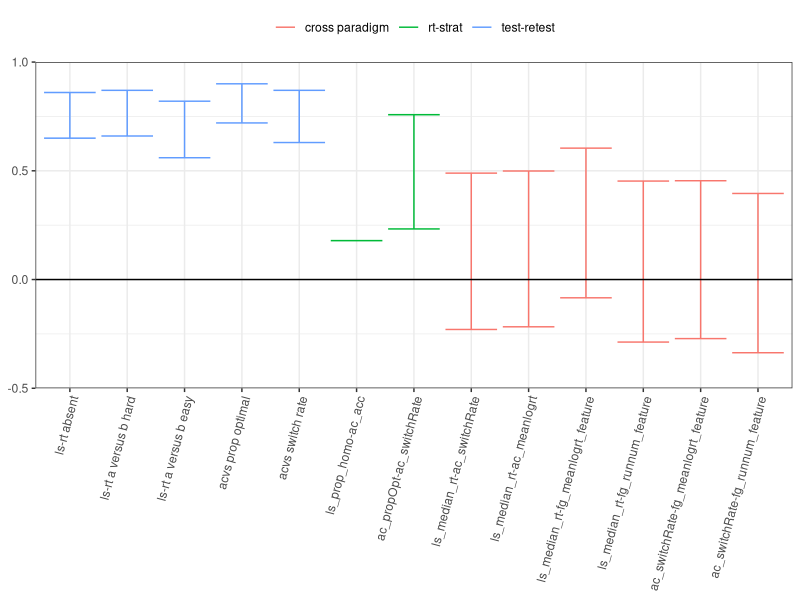

Generate this figure with R:
library(tidyverse)
library(forcats)

figXn <- 3.5
figYn <- 2.5

dat <- read_csv("summaryData.csv")


cor_dat <- tibble(
	comparison = c(
		"ls-rt absent", 
		"ls-rt a versus b hard", 
		"ls-rt a versus b easy",
		"acvs prop optimal",
		"acvs switch rate"),
	estimate = c(0,0,0,0.83, 0.77),
	lower = c(0.65, 0.66, 0.56, 0.72, 0.63),
	upper = c(0.86, 0.87, 0.82, 0.90, 0.87),
	type = rep('test-retest', 5))

add_r_95 <- function(x1, x2, df, t) {
	ci95 <- cor.test(x1[[1]], x2[[1]])

	new_r <- tibble(
			comparison = paste(names(x1), names(x2), sep = "-"),
			estimate = ci95$estimate,
			lower = ci95$conf.int[1],
			upper = ci95$conf.int[2],
			type = t)

	df <- bind_rows(df, new_r)

	return(df)
}

cor_dat <- add_r_95(dat[2], dat[5], cor_dat, 'rt-strat')
cor_dat <- add_r_95(dat[7], -dat[8], cor_dat, 'rt-strat')

cor_dat <- add_r_95(dat[3], dat[8], cor_dat, 'cross paradigm')
cor_dat <- add_r_95(dat[3], dat[9], cor_dat, 'cross paradigm')
cor_dat <- add_r_95(dat[3], dat[13], cor_dat, 'cross paradigm')
cor_dat <- add_r_95(dat[3], dat[14], cor_dat, 'cross paradigm')
cor_dat <- add_r_95(dat[8], dat[13], cor_dat, 'cross paradigm')
cor_dat <- add_r_95(dat[8], dat[14], cor_dat, 'cross paradigm')

cor_dat$comparison <- as_factor(cor_dat$comparison)

plt <- ggplot(cor_dat, aes(x = comparison, ymin = lower, ymax = upper, colour = type))
plt <- plt + geom_errorbar()
plt <- plt + geom_hline(yintercept = 0)
plt <- plt + scale_y_continuous(limits = c(-0.5, 1), expand = c(0,0))
plt <- plt + theme_bw() 
plt <- plt + theme(
	legend.title = element_blank(),
	legend.position = "top",
	axis.title.x = element_blank(),
	axis.text.x = element_text(angle = 75, hjust = 1))
ggsave("scratch/cor_comparison.pdf", width = 8, height = 4)